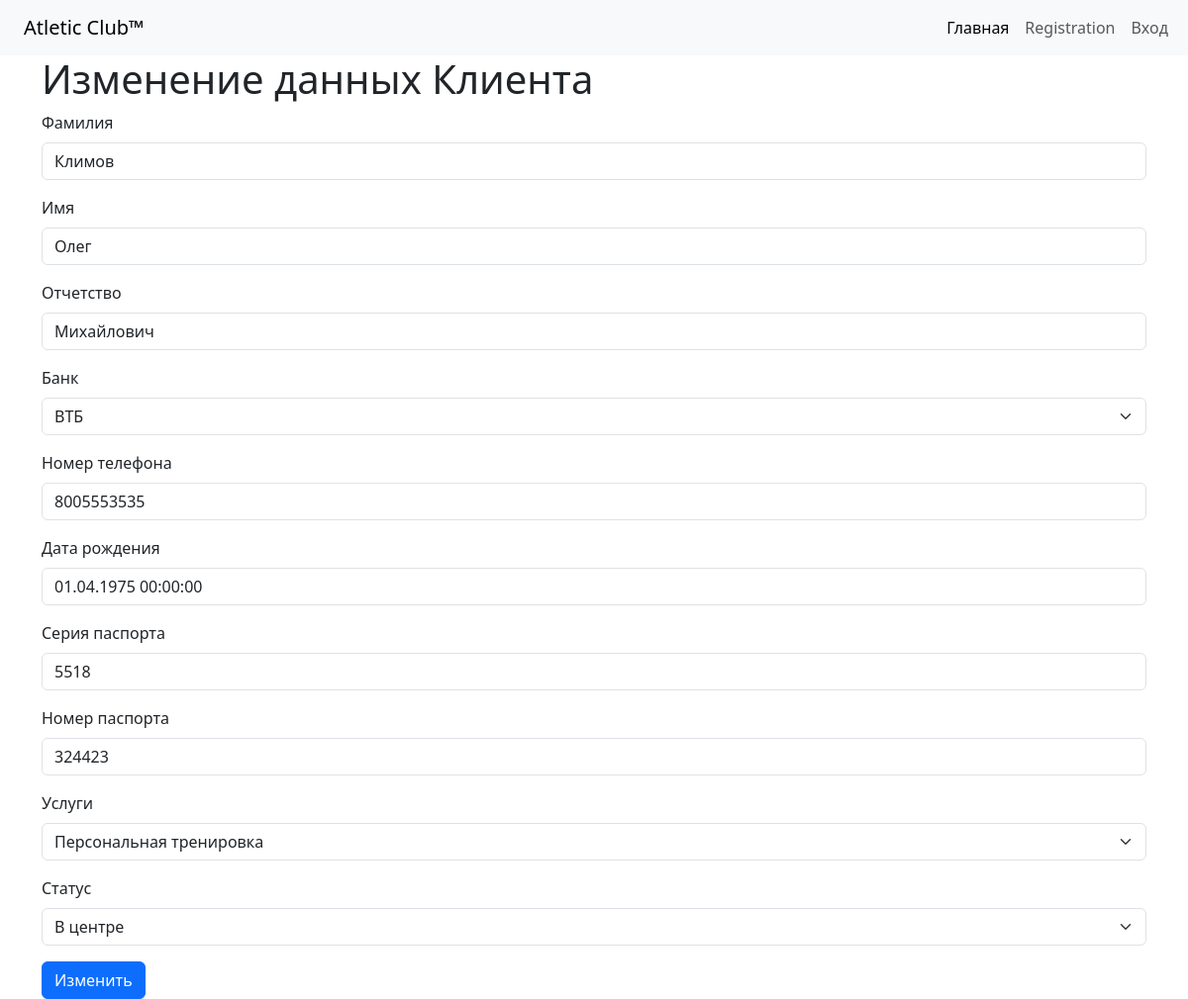
The page /clients/1/update on the database its author committed.
### diplom/clients/models.py (models this page shows, shortened)
class Clients(models.Model):
    date = models.DateTimeField(auto_now_add=True)
    last_name = models.CharField(max_length=250, verbose_name='Фамилия')
    first_name = models.CharField(max_length=250, verbose_name='Имя')
    patronymic = models.CharField(max_length=250, verbose_name='Отчетство')
    legal_adress = models.CharField(max_length=250, verbose_name='Адресс прописки')
    physical_adress = models.CharField(max_length=250, verbose_name='Фактический адресс')
    inn = models.IntegerField()
    kpp = models.IntegerField()
    bank =models.ForeignKey(Bank, on_delete=models.DO_NOTHING, verbose_name='Банк')
    phone = models.CharField(max_length=14, verbose_name='Номер телефона')
    email = models.EmailField()
    date_of_birth = models.DateTimeField(verbose_name='Дата рождения')
    passports_series = models.IntegerField(verbose_name='Серия паспорта')
    passports_number = models.IntegerField(verbose_name='Номер паспорта')
    services = models.ForeignKey(Services, on_delete=models.DO_NOTHING, verbose_name='Услуги')
    user_state = models.ForeignKey(Status, on_delete=models.DO_NOTHING, verbose_name='Статус')

### diplom/clients/views.py (the view)
# urls.py: path('<int:pk>/update', views.ClientUpdateView.as_view(), name='client_update'),
class ClientUpdateView(UpdateView):
    model = models.Clients
    form_class = CreateClientForm
    template_name = 'clients/client_update.html'
    success_url = reverse_lazy('client_list')

### diplom/clients/forms.py
class CreateClientForm(forms.ModelForm):
    class Meta:
        model = Clients
        fields = ['last_name', 'first_name', 'patronymic', 'bank', 'phone', 'date_of_birth', 'passports_series', 'passports_number', 'services', 'user_state']

### diplom/manager/models.py (called while the page is built)
    def __str__(self):
        return self.name

    def __str__(self):
        return self.name

### diplom/services/models.py (called while the page is built)
    def __str__(self):
        return self.name

### diplom/templates/clients/client_update.html (shortened to what this page needs)
{% extends 'base.html' %}
{% load django_bootstrap5 %}
{% block content %}
<form method="post" class="container">
    <h1>Изменение данных Клиента</h1>
    {% bootstrap_form form %}
    <button class="btn btn-primary" type="submit">Изменить</button>
</form>
{% endblock %}

### rows shown on the page
Clients: last_name "Климов", first_name "Олег", patronymic "Михайлович", bank "ВТБ", phone "8005553535", date_of_birth "01.04.1975 00:00:00", passports_series "5518", passports_number "324423", services "Персональная тренировка", user_state "В центре"
